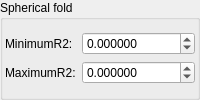
    <widget class="QGroupBox" name="groupBox_4">
     <property name="title">
      <string>Spherical fold</string>
     </property>
     <layout class="QVBoxLayout" name="verticalLayout_7">
      <property name="leftMargin">
       <number>2</number>
      </property>
      <property name="topMargin">
       <number>2</number>
      </property>
      <property name="rightMargin">
       <number>2</number>
      </property>
      <property name="bottomMargin">
       <number>2</number>
      </property>
      <item>
       <layout class="QGridLayout" name="gridLayout_5" columnstretch="0,1">
        <item row="1" column="0">
         <widget class="QLabel" name="label_22">
          <property name="text">
           <string>MaximumR2:</string>
          </property>
         </widget>
        </item>
        <item row="0" column="0">
         <widget class="QLabel" name="label_167">
          <property name="text">
           <string>MinimumR2:</string>
          </property>
         </widget>
        </item>
        <item row="0" column="1">
         <widget class="MyDoubleSpinBox" name="spinbox_transf_minR2_p25">
          <property name="sizePolicy">
           <sizepolicy hsizetype="Minimum" vsizetype="Maximum">
            <horstretch>0</horstretch>
            <verstretch>0</verstretch>
           </sizepolicy>
          </property>
          <property name="prefix">
           <string/>
          </property>
          <property name="suffix">
           <string/>
          </property>
          <property name="decimals">
           <number>6</number>
          </property>
          <property name="minimum">
           <double>-99.989999999999995</double>
          </property>
          <property name="maximum">
           <double>99.989999999999995</double>
          </property>
          <property name="singleStep">
           <double>0.100000000000000</double>
          </property>
         </widget>
        </item>
        <item row="1" column="1">
         <widget class="MyDoubleSpinBox" name="spinbox_transf_maxR2_1">
          <property name="sizePolicy">
           <sizepolicy hsizetype="Minimum" vsizetype="Maximum">
            <horstretch>0</horstretch>
            <verstretch>0</verstretch>
           </sizepolicy>
          </property>
          <property name="prefix">
           <string/>
          </property>
          <property name="suffix">
           <string/>
          </property>
          <property name="decimals">
           <number>6</number>
          </property>
          <property name="minimum">
           <double>-99.989999999999995</double>
          </property>
          <property name="maximum">
           <double>99.989999999999995</double>
          </property>
          <property name="singleStep">
           <double>0.100000000000000</double>
          </property>
         </widget>
        </item>
       </layout>
      </item>
     </layout>
    </widget>
